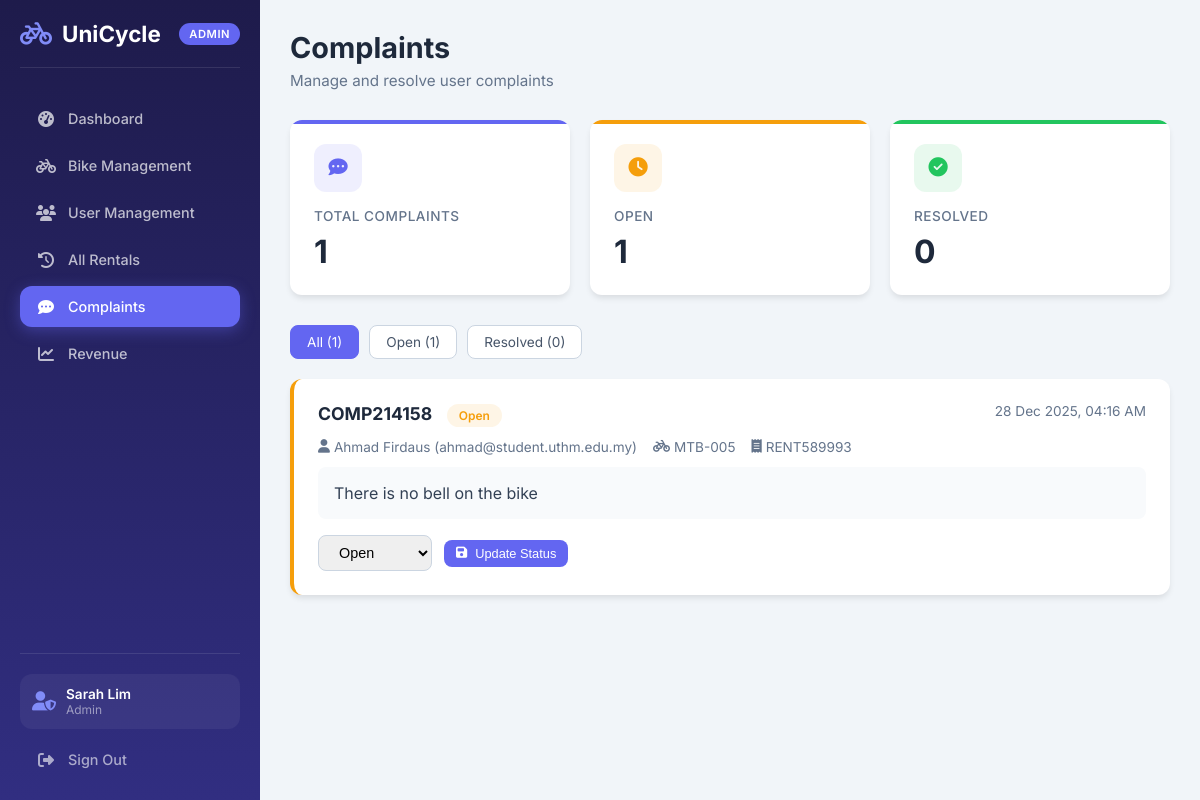
Screenshot of /admin/complaints.php (signed in) with the database file from the repository.
### tables this page shows
CREATE TABLE `complaints` (
    `complaint_id` INT(11) NOT NULL AUTO_INCREMENT,
    `complaint_code` VARCHAR(30) NOT NULL,
    `student_id` INT(11) NOT NULL,
    `rental_id` INT(11) DEFAULT NULL,
    `message` TEXT NOT NULL,
    `status` ENUM('open', 'resolved') NOT NULL DEFAULT 'open',
    `created_at` TIMESTAMP NOT NULL DEFAULT CURRENT_TIMESTAMP,
    PRIMARY KEY (`complaint_id`),
    UNIQUE KEY `complaint_code` (`complaint_code`),
    KEY `fk_complaint_student` (`student_id`),
    KEY `fk_complaint_rental` (`rental_id`)
);

CREATE TABLE `students` (
    `student_id` INT(11) NOT NULL AUTO_INCREMENT,
    `name` VARCHAR(100) NOT NULL,
    `email` VARCHAR(100) NOT NULL,
    `password` VARCHAR(255) NOT NULL,
    `google_id` VARCHAR(100) DEFAULT NULL,
    `role` ENUM('user', 'admin', 'superadmin') NOT NULL DEFAULT 'user',
    `phone` VARCHAR(20) DEFAULT NULL,
    `profile_pic` VARCHAR(255) DEFAULT NULL,
    `created_at` TIMESTAMP NOT NULL DEFAULT CURRENT_TIMESTAMP,
    PRIMARY KEY (`student_id`),
    UNIQUE KEY `email` (`email`),
    UNIQUE KEY `google_id` (`google_id`)
);

CREATE TABLE `bikes` (
    `bike_id` INT(11) NOT NULL AUTO_INCREMENT,
    `bike_code` VARCHAR(30) NOT NULL,
    `bike_name` VARCHAR(80) NOT NULL,
    `bike_type` ENUM('mountain', 'city', 'other') NOT NULL DEFAULT 'other',
    `status` ENUM('available', 'rented', 'maintenance', 'pending') NOT NULL DEFAULT 'available',
    `location` VARCHAR(100) NOT NULL DEFAULT 'Main Bike Area',
    `last_maintained_date` DATE DEFAULT NULL,
    `created_at` TIMESTAMP NOT NULL DEFAULT CURRENT_TIMESTAMP,
    PRIMARY KEY (`bike_id`),
    UNIQUE KEY `bike_code` (`bike_code`)
);

CREATE TABLE `rentals` (
    `rental_id` INT(11) NOT NULL AUTO_INCREMENT,
    `rental_code` VARCHAR(30) NOT NULL,
    `student_id` INT(11) NOT NULL,
    `bike_id` INT(11) NOT NULL,
    `start_time` DATETIME NOT NULL,
    `expected_return_time` DATETIME NOT NULL,
    `return_time` DATETIME DEFAULT NULL,
    `status` ENUM('active', 'completed', 'late') NOT NULL DEFAULT 'active',
    `hourly_rate` DECIMAL(6,2) NOT NULL DEFAULT 3.00,
    `planned_hours` INT(11) NOT NULL DEFAULT 1,
    `return_condition` ENUM('good', 'minor_issue', 'needs_repair') DEFAULT NULL,
    `return_feedback` TEXT DEFAULT NULL,
    `created_at` TIMESTAMP NOT NULL DEFAULT CURRENT_TIMESTAMP,
    PRIMARY KEY (`rental_id`),
    UNIQUE KEY `rental_code` (`rental_code`),
    KEY `fk_rental_student` (`student_id`),
    KEY `fk_rental_bike` (`bike_id`)
);

### admin/complaints.php (the view, shortened to what this page needs)
<?php
require_once 'includes/auth_check.php';
$filter = $_GET['filter'] ?? 'all';
$where = '';
$complaints = $pdo->query("
    SELECT c.*, s.name as student_name, s.email,
           r.rental_code, b.bike_code
    FROM complaints c
    JOIN students s ON c.student_id = s.student_id
    LEFT JOIN rentals r ON c.rental_id = r.rental_id
    LEFT JOIN bikes b ON r.bike_id = b.bike_id
    $where
    ORDER BY c.created_at DESC
")->fetchAll();
$counts = [
    'all' => $pdo->query("SELECT COUNT(*) FROM complaints")->fetchColumn(),
    'open' => $pdo->query("SELECT COUNT(*) FROM complaints WHERE status = 'open'")->fetchColumn(),
    'resolved' => $pdo->query("SELECT COUNT(*) FROM complaints WHERE status = 'resolved'")->fetchColumn(),
];
?>
<!DOCTYPE html>
<html lang="en">
<head>
    <link rel="stylesheet" href="admin.css">
    <link rel="stylesheet" href="https://cdnjs.cloudflare.com/ajax/libs/font-awesome/6.5.0/css/all.min.css">
</head>
<body>
    <?php include 'includes/sidebar.php'; ?>
    <main class="admin-main">
        <div class="page-header">
            <h1>Complaints</h1>
            <p>Manage and resolve user complaints</p>
        </div>
        <div class="stats-grid">
            <div class="stat-card">
                <div class="icon"><i class="fas fa-comment-dots"></i></div>
                <h3>Total Complaints</h3>
                <div class="value"><?= $counts['all'] ?></div>
            </div>
            <div class="stat-card warning">
                <div class="icon"><i class="fas fa-clock"></i></div>
                <h3>Open</h3>
                <div class="value"><?= $counts['open'] ?></div>
            </div>
            <div class="stat-card success">
                <div class="icon"><i class="fas fa-check-circle"></i></div>
                <h3>Resolved</h3>
                <div class="value"><?= $counts['resolved'] ?></div>
            </div>
        </div>
        <div class="filters-bar">
            <a href="?filter=all" class="filter-btn <?= $filter === 'all' ? 'active' : '' ?>">All
                (<?= $counts['all'] ?>)</a>
            <a href="?filter=open" class="filter-btn <?= $filter === 'open' ? 'active' : '' ?>">Open
                (<?= $counts['open'] ?>)</a>
            <a href="?filter=resolved" class="filter-btn <?= $filter === 'resolved' ? 'active' : '' ?>">Resolved
                (<?= $counts['resolved'] ?>)</a>
        </div>
        <?php foreach ($complaints as $complaint): ?>
            <div class="complaint-card <?= $complaint['status'] ?>">
                <div class="complaint-header">
                    <div>
                        <strong style="font-size: 1.1rem;"><?= htmlspecialchars($complaint['complaint_code']) ?></strong>
                        <span class="badge <?= $complaint['status'] ?>"
                            style="margin-left: 10px;"><?= ucfirst($complaint['status']) ?></span>
                    </div>
                    <span style="color: var(--gray-500); font-size: 0.85rem;">
                        <?= date('d M Y, h:i A', strtotime($complaint['created_at'])) ?>
                    </span>
                </div>
                <div class="complaint-meta">
                    <span><i class="fas fa-user"></i> <?= htmlspecialchars($complaint['student_name']) ?>
                        (<?= htmlspecialchars($complaint['email']) ?>)</span>
                    <?php if ($complaint['bike_code']): ?>
                        <span><i class="fas fa-bicycle"></i> <?= htmlspecialchars($complaint['bike_code']) ?></span>
                    <?php endif; ?>
                    <?php if ($complaint['rental_code']): ?>
                        <span><i class="fas fa-receipt"></i> <?= htmlspecialchars($complaint['rental_code']) ?></span>
                    <?php endif; ?>
                </div>
                <div class="complaint-message">
                    <?= nl2br(htmlspecialchars($complaint['message'])) ?>
                </div>
                <form method="POST" class="complaint-actions">
                    <select name="status" class="form-control" style="width: auto; padding: 8px 16px;">
                        <option value="open" <?= $complaint['status'] === 'open' ? 'selected' : '' ?>>Open</option>
                    </select>
                    <button type="submit" name="update_status" class="btn btn-primary btn-sm">
                        <i class="fas fa-save"></i> Update Status
                    </button>
                </form>
            </div>
        <?php endforeach; ?>
    </main>
</body>
</html>

### admin/admin.css (style rules this page uses)
:root { --primary: #6366f1; --primary-dark: #4f46e5; --primary-light: #818cf8; --secondary: #0ea5e9; --success: #22c55e; --warning: #f59e0b; --danger: #ef4444; --dark: #1e1b4b; --gray-50: #f8fafc; --gray-100: #f1f5f9; --gray-200: #e2e8f0; --gray-300: #cbd5e1; --gray-400: #94a3b8; --gray-500: #64748b; --gray-600: #475569; --gray-700: #334155; --gray-800: #1e293b; --gray-900: #0f172a; --sidebar-width: 260px; --header-height: 70px; --border-radius: 12px; --shadow-sm: 0 1px 2px 0 rgb(0 0 0 / 0.05); --shadow: 0 4px 6px -1px rgb(0 0 0 / 0.1); --shadow-lg: 0 10px 25px -3px rgb(0 0 0 / 0.1); }
* { margin: 0; padding: 0; box-sizing: border-box; }
body { font-family: 'Inter', -apple-system, BlinkMacSystemFont, 'Segoe UI', Roboto, sans-serif; background: var(--gray-100); color: var(--gray-800); min-height: 100vh; display: flex; }
.admin-main { margin-left: var(--sidebar-width); flex: 1; padding: 30px; min-height: 100vh; }
.page-header { margin-bottom: 30px; }
.page-header h1 { font-size: 1.8rem; font-weight: 700; color: var(--gray-800); margin-bottom: 6px; }
.page-header p { color: var(--gray-500); font-size: 0.95rem; }
.stats-grid { display: grid; grid-template-columns: repeat(auto-fit, minmax(240px, 1fr)); gap: 20px; margin-bottom: 30px; }
.stat-card { background: white; border-radius: var(--border-radius); padding: 24px; box-shadow: var(--shadow); position: relative; overflow: hidden; transition: transform 0.2s ease, box-shadow 0.2s ease; }
.stat-card::before { content: ''; position: absolute; top: 0; left: 0; right: 0; height: 4px; background: var(--primary); }
.stat-card.success::before { background: var(--success); }
.stat-card.warning::before { background: var(--warning); }
.stat-card .icon { width: 48px; height: 48px; border-radius: 12px; display: flex; align-items: center; justify-content: center; font-size: 1.2rem; margin-bottom: 16px; background: rgba(99, 102, 241, 0.1); color: var(--primary); }
.stat-card.success .icon { background: rgba(34, 197, 94, 0.1); color: var(--success); }
.stat-card.warning .icon { background: rgba(245, 158, 11, 0.1); color: var(--warning); }
.stat-card h3 { font-size: 0.85rem; font-weight: 500; color: var(--gray-500); margin-bottom: 8px; text-transform: uppercase; letter-spacing: 0.5px; }
.stat-card .value { font-size: 2rem; font-weight: 700; color: var(--gray-800); }
.badge { display: inline-flex; align-items: center; padding: 4px 12px; border-radius: 20px; font-size: 0.75rem; font-weight: 600; }
.badge.maintenance, .badge.pending, .badge.open { background: rgba(245, 158, 11, 0.1); color: var(--warning); }
.btn { display: inline-flex; align-items: center; gap: 8px; padding: 10px 18px; border: none; border-radius: 8px; font-size: 0.9rem; font-weight: 500; cursor: pointer; transition: all 0.2s ease; text-decoration: none; }
.btn-primary { background: var(--primary); color: white; }
.btn-sm { padding: 6px 12px; font-size: 0.8rem; }
.form-control { width: 100%; padding: 12px 16px; border: 1px solid var(--gray-300); border-radius: 8px; font-size: 0.9rem; transition: border-color 0.2s ease, box-shadow 0.2s ease; }
select.form-control { cursor: pointer; }
.filters-bar { display: flex; gap: 10px; margin-bottom: 20px; flex-wrap: wrap; }
.filter-btn { padding: 8px 16px; border: 1px solid var(--gray-300); background: white; border-radius: 8px; font-size: 0.85rem; color: var(--gray-600); cursor: pointer; transition: all 0.2s ease; text-decoration: none; }
.filter-btn.active { background: var(--primary); border-color: var(--primary); color: white; }

### admin/complaints.php (style rules this page uses)
.complaint-card { background: white; border-radius: var(--border-radius); padding: 24px; margin-bottom: 16px; box-shadow: var(--shadow); border-left: 4px solid var(--warning); }
.complaint-header { display: flex; justify-content: space-between; align-items: flex-start; margin-bottom: 12px; }
.complaint-meta { display: flex; gap: 16px; color: var(--gray-500); font-size: 0.85rem; margin-bottom: 12px; }
.complaint-meta span { display: flex; align-items: center; gap: 4px; }
.complaint-message { background: var(--gray-50); padding: 16px; border-radius: 8px; color: var(--gray-700); margin-bottom: 16px; }
.complaint-actions { display: flex; gap: 12px; align-items: center; }

### rows the page displays
complaints: complaint_code "COMP214158", status "Open", created_at "28 Dec 2025, 04:16 AM", student.name "Ahmad Firdaus", student.email "ahmad@student.uthm.edu.my", bikes.bike_code "MTB-005", rental.rental_code "RENT589993", message "There is no bell on the bike"

### other values shown
$_SESSION['student_name'] "Sarah Lim"
$_SESSION['admin_role'] "Admin"
$counts['all'] "1"
$counts['open'] "1"
$counts['resolved'] "0"
